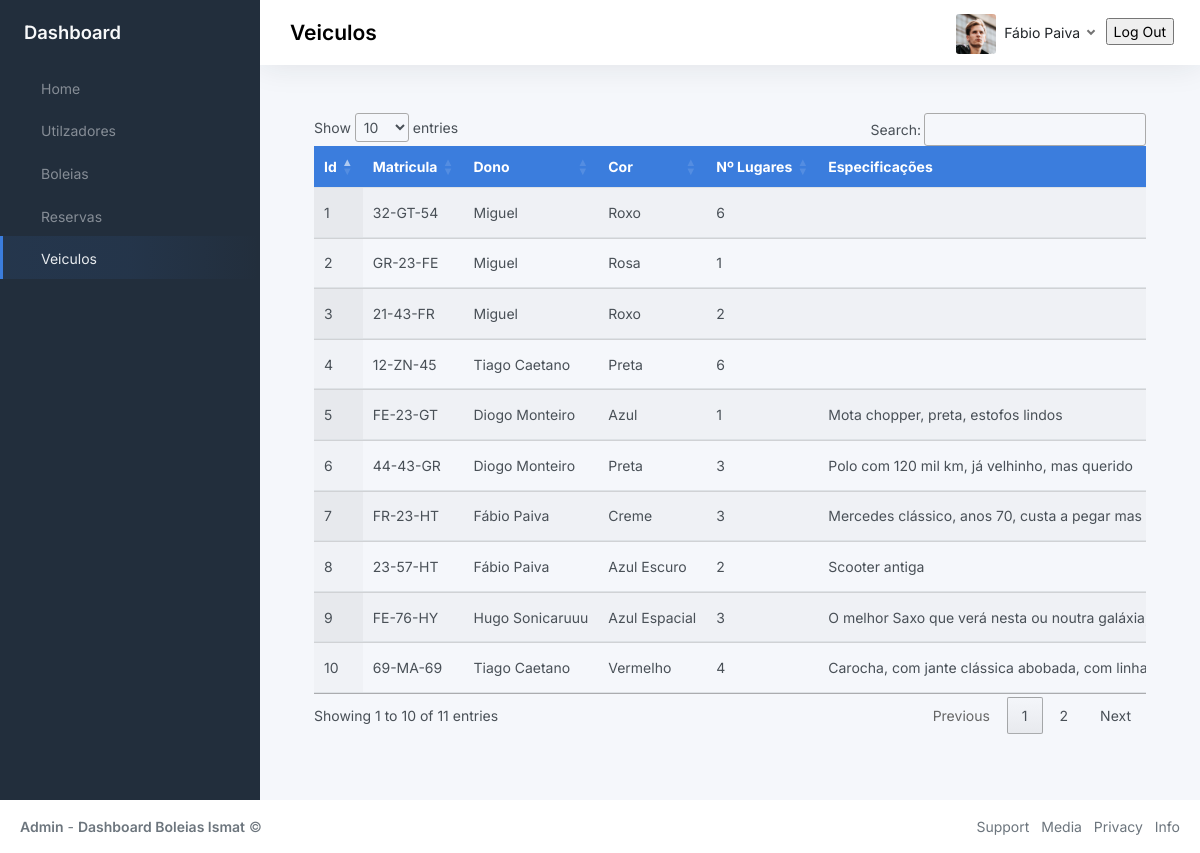
/vehiclesPage (signed in), run on an earlier commit of the app's database.
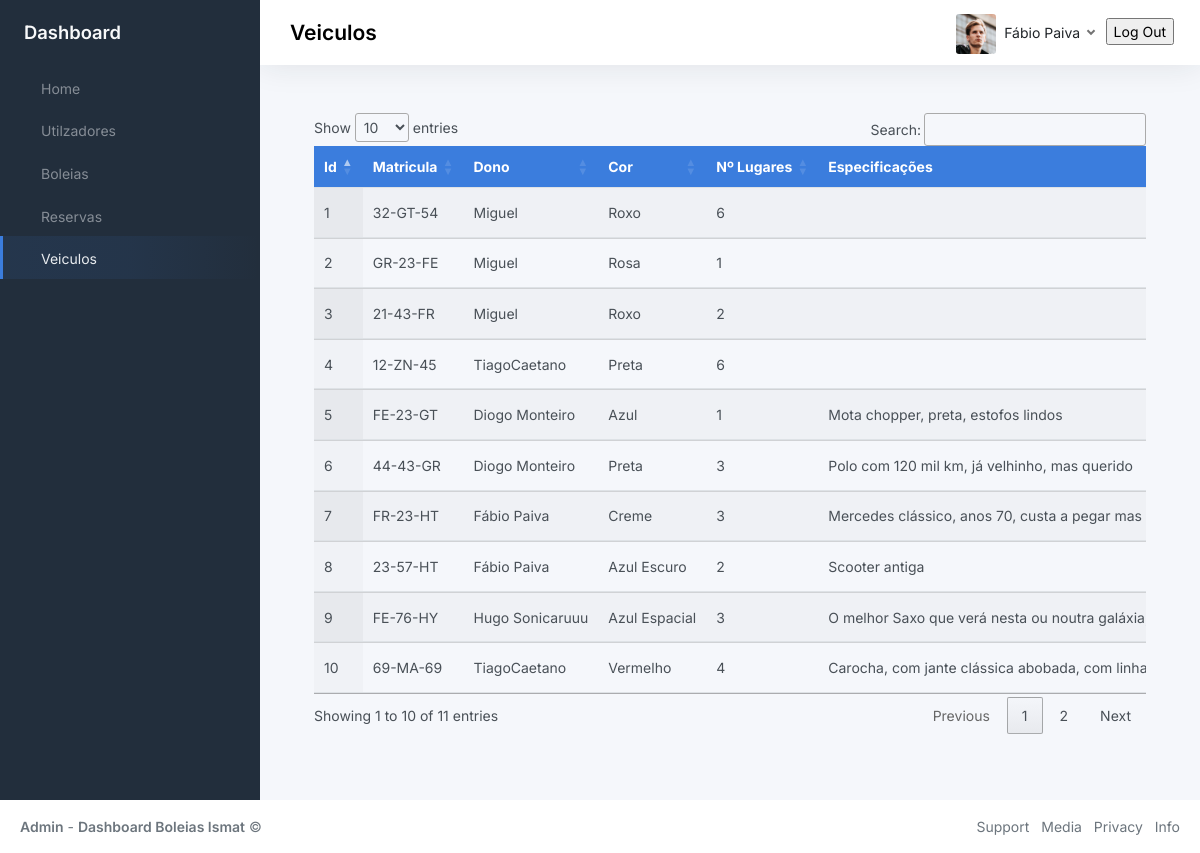
And on a later commit of the database.
### BackOffice/models.py (models this page shows, shortened)
class User(db.Model, UserMixin):
	__tablename__ = 'user'
	id = db.Column(db.Integer, primary_key=True)
	name = db.Column(db.String(80), unique=True, nullable=False)
	student_number = db.Column(db.String(9), unique=True, nullable=False)
	phone_number = db.Column(db.Integer(), nullable=False)
	password = db.Column(db.String(60), nullable=False)
	gender = db.Column(db.String(10), nullable=False)
	registration_date = db.Column(db.DateTime, default=datetime.now)
	last_login_date = db.Column(db.DateTime, default=datetime.now)
	active = db.Column(db.Boolean())
	deleted = db.Column(db.Boolean(), default=False)

class Vehicle(db.Model):
	__tablename__ = 'vehicle'
	id = db.Column(db.Integer, primary_key=True)
	owner_id = db.Column('owner_id', db.ForeignKey('user.id'), nullable=False)
	owner = db.relationship('User', backref='vehicle')
	license_plate = db.Column(db.String(8), unique=True, nullable=False)
	color = db.Column(db.String(20), nullable=False)
	number_of_seats = db.Column(db.Integer(), nullable=False)
	vehicle_specs = db.Column(db.String(200), nullable=True)
	createdAt = db.Column(db.DateTime, default=datetime.now)
	updatedAt = db.Column(db.DateTime, default=datetime.now)
	deleted = db.Column(db.Boolean(), default=False)

### BackOffice/vehicleModule/__init__.py (the view)
@vehicleModule.route('/vehiclesPage', methods=['GET', 'POST'])
def toVehiclesPage():
    if current_user.is_authenticated:
        try:
            activeUser =  db.session.query(User).filter(User.id==current_user.id).first()
            if request.method == 'GET':
                veiculos = db.session.query(User,Vehicle).filter(Vehicle.owner_id==User.id).all()
                return render_template("vehicles.html", title="Login", veiculos = veiculos, activeUser = activeUser)
            elif request.method == 'POST':
                id = request.form.get("id")
                specify_Vehicle = db.session.query(Vehicle).filter(Vehicle.id==id).first()
                if(specify_Vehicle != None):
                    specify_Vehicle.deleted = True
                db.session.commit()
            return  jsonify(message="Apagado",status=201)
        except Exception as e:
            print(str(e))
    else:
        return redirect('/pages-sign-in')

### BackOffice/app.py (called while the page is built)
def create_app(config_filename):
    run = Flask(__name__)
    run.config.from_object(config_filename)
    db.init_app(run)
    bcrypt.init_app(run)
    with run.app_context():
        db.create_all()
    login_manager = LoginManager()
    login_manager.login_view = 'auth.login'
    login_manager.init_app(run)
    @login_manager.user_loader
    def load_user(user_id):
        return User.query.get(int(user_id))
    run.register_blueprint(login_module)
    run.register_blueprint(homeModule)
    run.register_blueprint(userModule)
    run.register_blueprint(rideModule)
    run.register_blueprint(reservaModule)
    run.register_blueprint(vehicleModule)
    return run

### BackOffice/templates/vehicles.html (shortened to what this page needs)
{% extends 'index.html'%}
{% block navOptions %}
    <ul class="sidebar-nav">
        <li class="sidebar-item">
            <a class="sidebar-link" href="{{url_for('homeModule.toHomePage')}}">
                 <span class="align-middle">Home</span>
            </a>
        </li>
        <li class="sidebar-item  ">
            <a class="sidebar-link" href="{{url_for('userModule.toUsersPage')}}">
                 <span class="align-middle">Utilzadores</span>
            </a>
        </li>
        <li class="sidebar-item">
            <a class="sidebar-link" href="{{url_for('rideModule.toRidePage')}}">
                 <span class="align-middle">Boleias</span>
            </a>
        </li>
        <li class="sidebar-item">
            <a class="sidebar-link" href="{{url_for('reservaModule.toReservaPage')}}">
                 <span class="align-middle">Reservas</span>
            </a>
        </li>
        <li class="sidebar-item  active">
            <a class="sidebar-link" href="{{url_for('vehicleModule.toVehiclesPage')}}">
                 <span class="align-middle">Veiculos</span>
            </a>
        </li>
    </ul>
{% endblock navOptions %}
{% block page %}
<h3 class="position-absolute m-2 fw-bold text-">Veiculos</h3>
{% endblock page %}
{% block profile %}
<img src="{{url_for('static', filename='img/avatars/avatar.jpg')}}" class="avatar img-fluid rounded me-1"/> <span class="text-dark">{{activeUser.name}}</span>
{% endblock profile %}
{% block content %}
<div class="container-md" id="table">
    <div class="table-responsive">
        <table class="table display nowrap" id="tabela">
            <thead class="bg-primary text-white">
                <tr>
                    <th>Id</th>
                    <th>Matricula</th>
                    <th>Dono</th>
                    <th>Cor</th>
                    <th>Nº Lugares</th>
                    <th>Especificações</th>
                </tr>
            </thead>
            <tbody>
                {% for v in veiculos %}
                    <tr>
                        <td>{{v.Vehicle.id}}</td>
                        <td>{{v.Vehicle.license_plate}}</td>
                        <td>{{v.User.name}}</td>
                        <td>{{v.Vehicle.color}}</td>
                        <td>{{v.Vehicle.number_of_seats}}</td>
                        <td>{{v.Vehicle.vehicle_specs}}</td>
                    </tr>
                {% endfor %}
            </tbody>
        </table>
    </div>
</div>
{% endblock content %}

What changed in the data, as far as the page shows it:
changed User "12-ZN-45": User.name "Tiago Caetano" → "TiagoCaetano"
